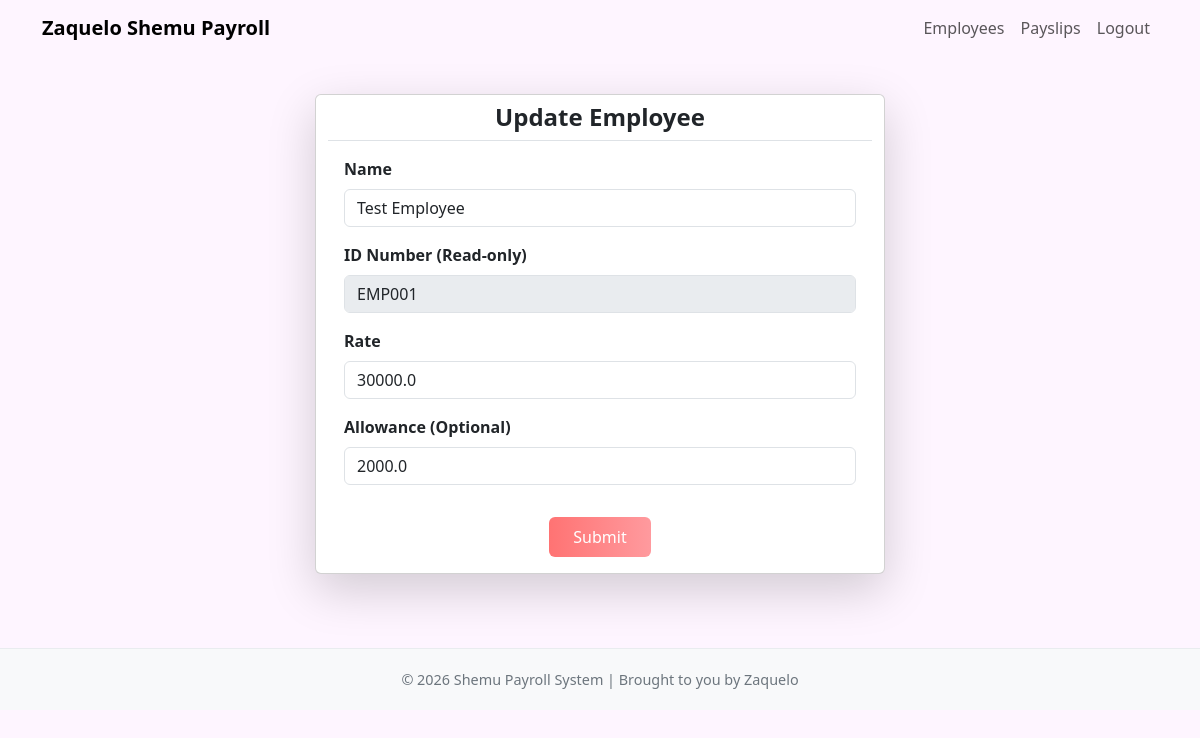
/employees/update/1/ (signed in), run on an earlier commit of the app's database.
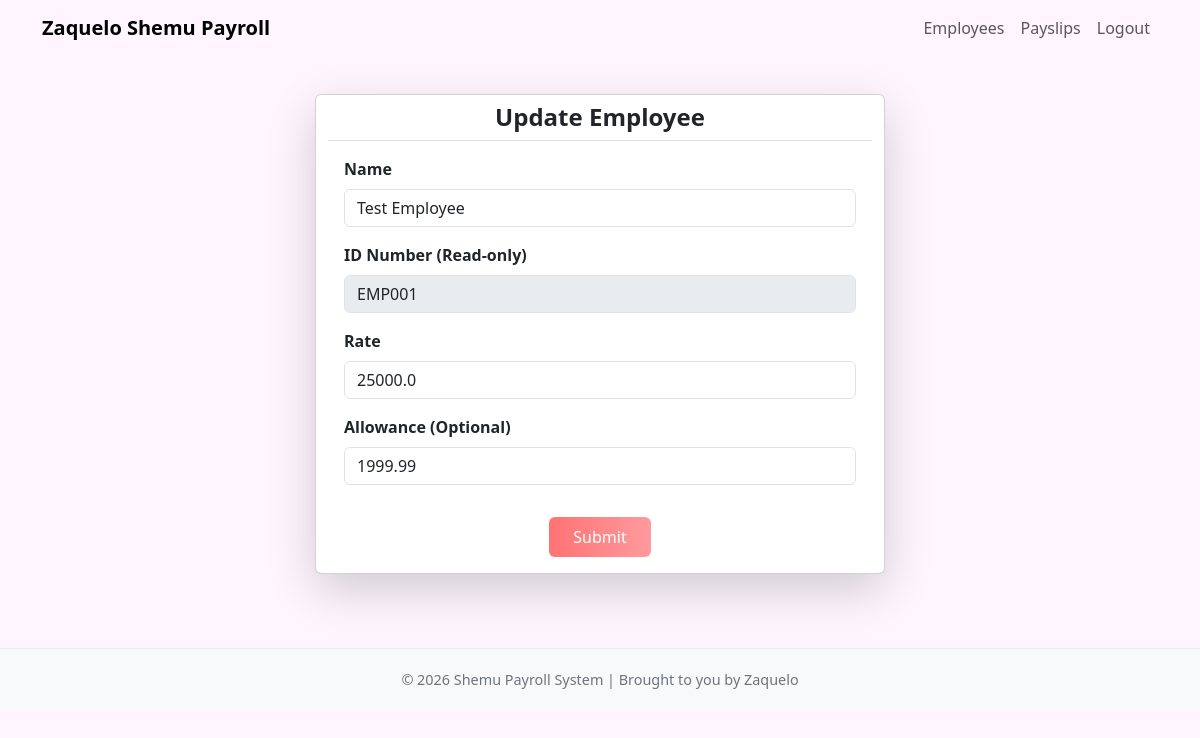
And on a later commit of the database.
### payroll_app/models.py (models this page shows, shortened)
class Employee(models.Model):
    name = models.CharField(max_length=255)
    id_number = models.CharField(max_length=100, unique=True)
    rate = models.FloatField()
    overtime_pay = models.FloatField(null=True, blank=True, default=0)
    allowance = models.FloatField(null=True, blank=True, default=0)

### payroll_app/views.py (the view)
# urls.py: path('employees/update/<int:pk>/', views.update_employee, name='update_employee'),
@login_required
def update_employee(request, pk): # still should not work wala pa tayo pk
    if not _require_admin(request):
        return HttpResponseForbidden("Only admins can access this page.")
    employee = get_object_or_404(Employee, pk=pk)
    if request.method == 'POST':
        employee.name = request.POST.get('name')
        employee.rate = float(request.POST.get('rate'))
        employee.allowance = float(request.POST.get('allowance', 0))
        employee.save()
        return redirect('employees_list')
    return render(request, 'payroll_app/employees/update_employee.html', {'employee': employee})

### payroll_app/views.py (called while the page is built)
def _is_admin(user):
    return user.is_staff or user.is_superuser

def _require_admin(request):
    return _is_admin(request.user)

### payroll_app/templates/payroll_app/employees/update_employee.html (shortened to what this page needs)
{% extends 'payroll_app/base.html' %}
{% block content %}
<div class="row justify-content-center py-4">
    <div class="card shadow-lg w-50 bg-white">
        <div class="card-header text-center bg-white border-bottom">
            <h1 class="h4 mb-0 text-dark"><strong>Update Employee</strong></h1>
        </div>
        <div class="card-body">
            <form id="add_employee_form" method="POST">
                <div class="mb-3">
                    <label for="name" class="form-label fw-semibold text-dark">Name</label>
                    <input type="text" class="form-control" id="name" name="name" value="{{ employee.name }}">
                </div>
                <div class="mb-3">
                    <label for="id_number" class="form-label fw-semibold text-dark">ID Number (Read-only)</label>
                    <input type="text" class="form-control" id="id_number" name="id_number" value="{{ employee.id_number }}" disabled>
                </div>
                <div class="mb-3">
                    <label for="rate" class="form-label fw-semibold text-dark">Rate</label>
                    <input type="number" step="0.01" class="form-control" id="rate" name="rate" value="{{ employee.rate }}">
                </div>
                <div class="mb-3">
                    <label for="allowance" class="form-label fw-semibold text-dark">Allowance (Optional)</label>
                    <input type="number" step="0.01" class="form-control" id="allowance" name="allowance" value="{{ employee.allowance }}">
                </div>
                <div class="text-center">
                    <button class="btn btn-gradient px-4 py-2 mt-3">
                         Submit
                    </button>
                </div>
            </form>
        </div>
    </div>
</div>
{% endblock %}

What changed in the data, as far as the page shows it:
changed Employee "Test Employee": rate "30000.0" → "25000.0"; allowance "2000.0" → "1999.99"
